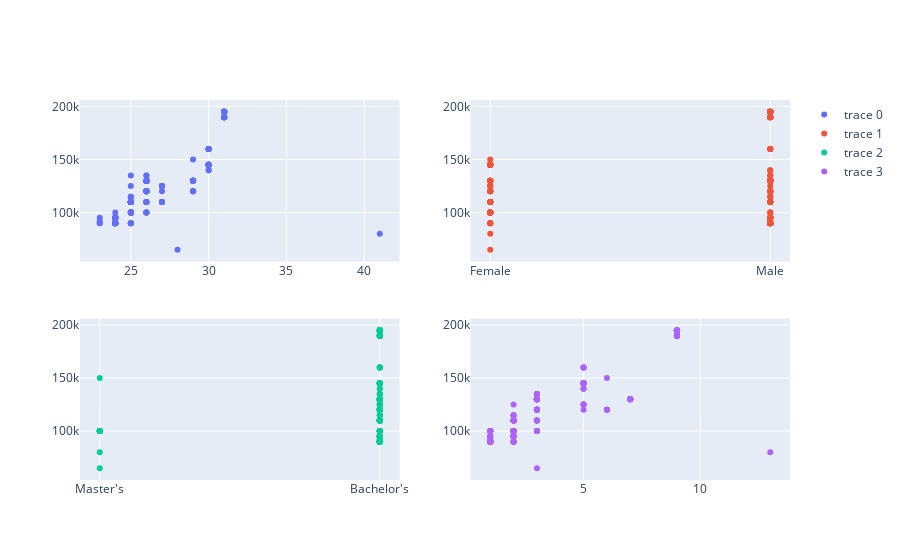

Notebook source saved alongside this figure:
### Code cell
fig.add_trace(go.Scatter(x=df['Age'], y=df['Salary'],mode ='markers'), row=1, col=1)
fig.add_trace(go.Scatter(x=df['Gender'], y=df['Salary'],mode ='markers'), row=1, col=2)
fig.add_trace(go.Scatter(x=df['Education Level'], y=df['Salary'],mode ='markers'), row=2, col=1)
# fig.add_trace(go.Scatter(x=df['Job Title'], y=df['Salary'],mode ='markers'), row=2, col=1)
fig.add_trace(go.Scatter(x=df['Years of Experience'], y=df['Salary'],mode ='markers'), row=2, col=2)

### Figure 1 — Plotly figure (JSON) as saved in the notebook; plotly's stock layout.template omitted (floating-point values rounded to 4 significant figures; data arrays with more than 128 entries replaced by an {"elided": "..."} marker saying what was removed)
{"data": [{"mode": "markers", "type": "scatter", "x": {"elided": "276 int values"}, "xaxis": "x", "y": {"elided": "276 int values"}, "yaxis": "y"}, {"mode": "markers", "type": "scatter", "x": {"elided": "276 str values"}, "xaxis": "x2", "y": {"elided": "276 int values"}, "yaxis": "y2"}, {"mode": "markers", "type": "scatter", "x": {"elided": "276 str values"}, "xaxis": "x3", "y": {"elided": "276 int values"}, "yaxis": "y3"}, {"mode": "markers", "type": "scatter", "x": {"elided": "276 int values"}, "xaxis": "x4", "y": {"elided": "276 int values"}, "yaxis": "y4"}], "layout": {"xaxis": {"anchor": "y", "domain": [0, 0.45]}, "xaxis2": {"anchor": "y2", "domain": [0.55, 1]}, "xaxis3": {"anchor": "y3", "domain": [0, 0.45]}, "xaxis4": {"anchor": "y4", "domain": [0.55, 1]}, "yaxis": {"anchor": "x", "domain": [0.575, 1]}, "yaxis2": {"anchor": "x2", "domain": [0.575, 1]}, "yaxis3": {"anchor": "x3", "domain": [0, 0.425]}, "yaxis4": {"anchor": "x4", "domain": [0, 0.425]}}}
